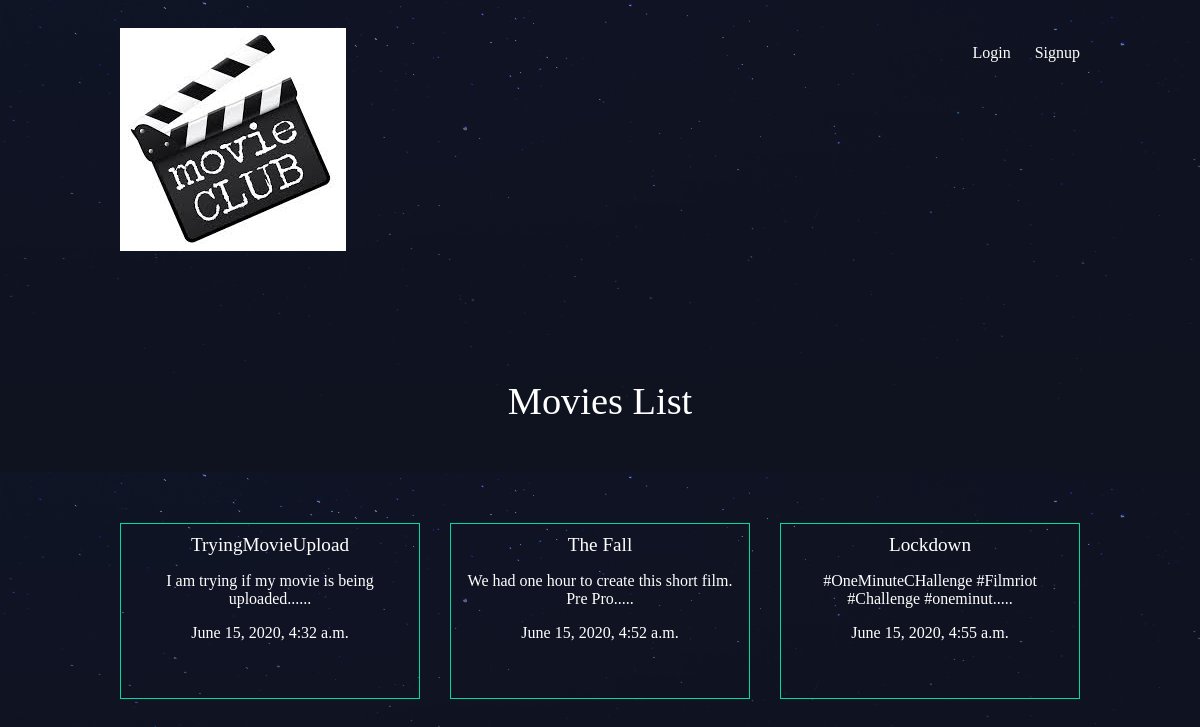
Page /movies/ on the committed database.
### movies/models.py (models this page shows, shortened)
class Movie(models.Model):
	title = models.CharField(max_length=100)
	slug = models.SlugField()
	body = models.TextField()
	date = models.DateTimeField(auto_now_add=True)
	thumb = models.ImageField(default='default.png',blank=True)
	videofile= models.FileField(upload_to='videos/', null=True, verbose_name="")
	def snippet(self):
		return self.body[:50] + '.....'

### movies/views.py (the view)
# urls.py: path('',movie_views.movie_list,name='home'),
def movie_list(request):
	movies = Movie.objects.all().order_by('date')
	return render(request,'movies/movie_list.html',{'movies':movies})

### movies/templates/movies/movie_list.html
{% extends 'base_layout.html' %}
    {% block content %}
    <h1>Movies List</h1>
    <div class="movies">
    {% for movie in movies %}
        <div class="movie">
             <h2><a href="{% url 'movies:detail' slug=movie.slug %}">{{ movie.title }}</a></h2>
            <p>{{ movie.snippet }}</p>
            <p>{{ movie.date }}</p>
        </div>
    {% endfor %}
    </div>
    {% endblock %}

### assets/styles.css (style rules this page uses)
body { background-color: #0f121f; background-image: url(/static/stars.png); background-repeat-y: no-repeat; color: #fff; }
body * { font-family: Ubuntu; }
h1, h2, h3, h4, h5 { font-weight: normal; margin: 0; }
a, a:hover, a:visited { color: #fff; text-decoration: none; }
div.wrapper h1 { text-align: center; margin: 100px auto; font-size: 2.4em; }
.movies { display: grid; grid-template-columns: 1fr 1fr 1fr; grid-gap: 30px; }
.movie { padding: 10px; border: 1px solid #00dba0; position: relative; padding-bottom: 40px; text-align: center; }
.movie h2 { font-size: 1.2em; }

### rows in the picture
Movie: title "TryingMovieUpload", snippet "I am trying if my movie is being uploaded......", date "June 15, 2020, 4:32 a.m."
Movie: title "The Fall", snippet "We had one hour to create this short film. Pre Pro.....", date "June 15, 2020, 4:52 a.m."
Movie: title "Lockdown", snippet "#OneMinuteCHallenge #Filmriot #Challenge #oneminut.....", date "June 15, 2020, 4:55 a.m."
